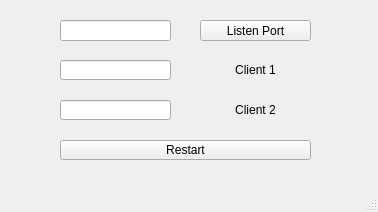
<?xml version="1.0" encoding="UTF-8"?>
<ui version="4.0">
 <class>MainWindow</class>
 <widget class="QMainWindow" name="MainWindow">
  <property name="geometry">
   <rect>
    <x>0</x>
    <y>0</y>
    <width>378</width>
    <height>212</height>
   </rect>
  </property>
  <property name="windowTitle">
   <string>MainWindow</string>
  </property>
  <widget class="QWidget" name="centralwidget">
   <widget class="QLineEdit" name="PortEdit">
    <property name="geometry">
     <rect>
      <x>60</x>
      <y>20</y>
      <width>111</width>
      <height>21</height>
     </rect>
    </property>
    <property name="text">
     <string/>
    </property>
    <property name="alignment">
     <set>Qt::AlignCenter</set>
    </property>
   </widget>
   <widget class="QPushButton" name="PortButton">
    <property name="geometry">
     <rect>
      <x>200</x>
      <y>20</y>
      <width>111</width>
      <height>21</height>
     </rect>
    </property>
    <property name="text">
     <string>Listen Port</string>
    </property>
   </widget>
   <widget class="QLineEdit" name="ShowClient1">
    <property name="geometry">
     <rect>
      <x>60</x>
      <y>60</y>
      <width>111</width>
      <height>20</height>
     </rect>
    </property>
    <property name="text">
     <string/>
    </property>
   </widget>
   <widget class="QLabel" name="label">
    <property name="geometry">
     <rect>
      <x>200</x>
      <y>60</y>
      <width>111</width>
      <height>20</height>
     </rect>
    </property>
    <property name="text">
     <string>Client 1</string>
    </property>
    <property name="alignment">
     <set>Qt::AlignCenter</set>
    </property>
   </widget>
   <widget class="QLabel" name="label_2">
    <property name="geometry">
     <rect>
      <x>200</x>
      <y>100</y>
      <width>111</width>
      <height>20</height>
     </rect>
    </property>
    <property name="text">
     <string>Client 2</string>
    </property>
    <property name="alignment">
     <set>Qt::AlignCenter</set>
    </property>
   </widget>
   <widget class="QLineEdit" name="ShowClient2">
    <property name="geometry">
     <rect>
      <x>60</x>
      <y>100</y>
      <width>111</width>
      <height>20</height>
     </rect>
    </property>
    <property name="text">
     <string/>
    </property>
   </widget>
   <widget class="QPushButton" name="restart">
    <property name="geometry">
     <rect>
      <x>60</x>
      <y>140</y>
      <width>251</width>
      <height>20</height>
     </rect>
    </property>
    <property name="text">
     <string>Restart</string>
    </property>
   </widget>
  </widget>
  <widget class="QMenuBar" name="menubar">
   <property name="geometry">
    <rect>
     <x>0</x>
     <y>0</y>
     <width>378</width>
     <height>17</height>
    </rect>
   </property>
  </widget>
  <widget class="QStatusBar" name="statusbar"/>
 </widget>
 <resources/>
 <connections/>
</ui>
